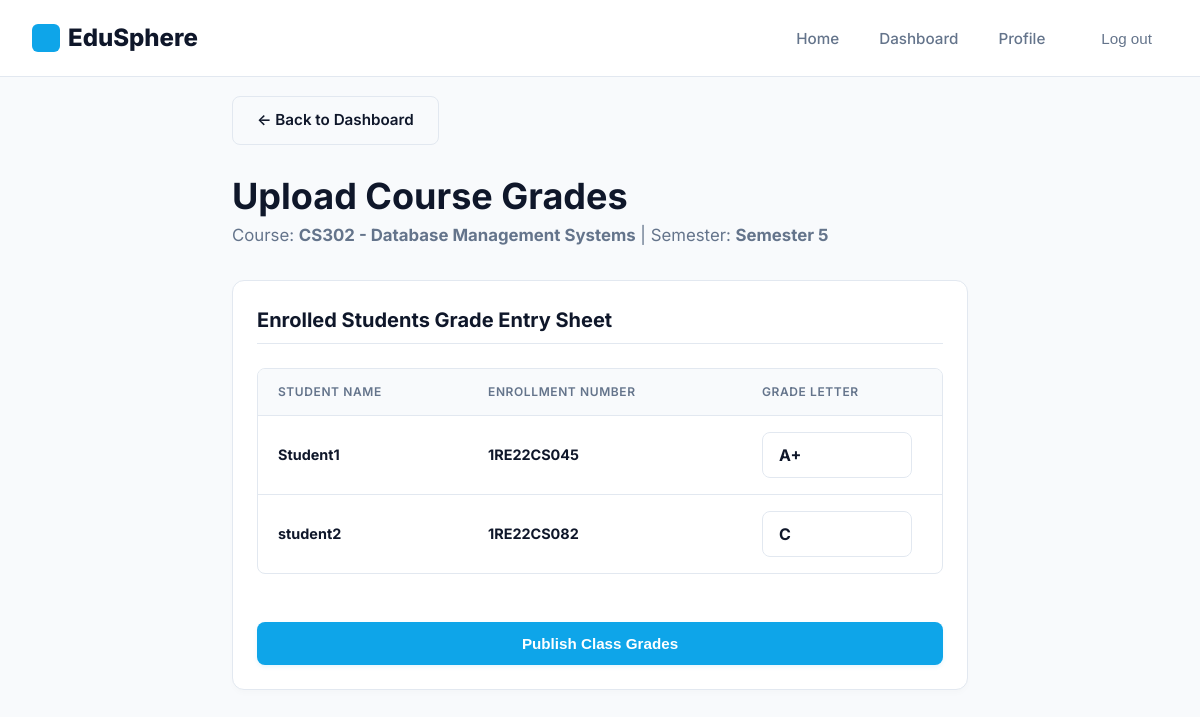
The page /upload-grades/6/ (signed in) on the database its author committed.
### academics/models.py (models this page shows, shortened)
class Course(models.Model):
    name = models.CharField(max_length=100)
    code = models.CharField(max_length=20, unique=True)
    department = models.ForeignKey(Department, on_delete=models.CASCADE, related_name='courses')
    credits = models.IntegerField(default=3)
    semester = models.IntegerField(default=1)
    faculty = models.ForeignKey('users.FacultyProfile', on_delete=models.SET_NULL, blank=True, null=True, related_name='assigned_courses')

class CourseEnrollment(models.Model):
    student = models.ForeignKey('users.StudentProfile', on_delete=models.CASCADE, related_name='enrollments')
    course = models.ForeignKey(Course, on_delete=models.CASCADE, related_name='enrollments')
    semester = models.IntegerField()
    grade = models.CharField(max_length=5, blank=True, null=True)
    attendance_percentage = models.DecimalField(max_digits=5, decimal_places=2, default=100.00)
    class Meta:
        unique_together = ('student', 'course', 'semester')

### users/models.py (models this page shows, shortened)
class StudentProfile(models.Model):
    user = models.OneToOneField(CustomUser, on_delete=models.CASCADE, related_name='student_profile')
    enrollment_number = models.CharField(max_length=50, blank=True, null=True)
    department = models.ForeignKey('academics.Department', on_delete=models.SET_NULL, blank=True, null=True, related_name='students')
    major = models.CharField(max_length=100, blank=True, null=True)
    current_semester = models.IntegerField(default=1)
    graduation_year = models.IntegerField(blank=True, null=True)
    cgpa = models.DecimalField(max_digits=4, decimal_places=2, default=0.00)
    skills = models.ManyToManyField('portfolio.Skill', blank=True, related_name='students')
    github = models.URLField(blank=True, null=True)
    linkedin = models.URLField(blank=True, null=True)
    leetcode = models.URLField(blank=True, null=True)
    codeforces = models.URLField(blank=True, null=True)
    location = models.CharField(max_length=150, blank=True, null=True)

class CustomUser(AbstractUser):
    ROLE_CHOICES = (
        ('student', 'Student'),
        ('faculty', 'Faculty'),
        ('hod', 'HOD'),
        ('placement_officer', 'Placement Officer'),
    )
    role = models.CharField(max_length=20, choices=ROLE_CHOICES, default='student')
    phone_number = models.CharField(max_length=15, blank=True, null=True)
    profile_picture = models.ImageField(upload_to='profile_pics/', blank=True, null=True)

### academics/views.py (the view, shortened to what this page needs)
# urls.py: path('upload-grades/<int:course_id>/', views.upload_grades, name='upload_grades'),
@login_required
def upload_grades(request, course_id):
    course = get_object_or_404(Course, id=course_id)
    can_access = False
    if request.user.role == 'hod':
        if request.user.hod_profile.department == course.department:
            can_access = True
    elif request.user.role == 'faculty':
        if course.faculty == request.user.faculty_profile:
            can_access = True
        else:
            can_access = ClassIncharge.objects.filter(
                faculty=request.user.faculty_profile,
                department=course.department,
                semester=course.semester
            ).exists()
    if not can_access:
        messages.error(request, "Access denied. You are not authorized to upload grades for this course.")
        return redirect('dashboard')
    enrollments = CourseEnrollment.objects.filter(course=course).select_related('student__user')
    context = {
        'course': course,
        'enrollments': enrollments,
    }
    return render(request, 'academics/upload_grades.html', context)

### templates/academics/upload_grades.html (shortened to what this page needs)
{% extends "base.html" %}
{% block content %}
<div class="container" style="padding-top: 6rem; padding-bottom: 4rem; max-width: 800px;">
    <div style="margin-bottom: 2rem;">
        <a href="{% url 'dashboard' %}" class="btn btn-outline" style="margin-bottom: 1.5rem;">&larr; Back to Dashboard</a>
        <h1 style="font-size: 2.25rem; color: var(--secondary);">Upload Course Grades</h1>
        <p style="color: var(--text-muted); font-size: 1.05rem;">
            Course: <strong>{{ course.code }} - {{ course.name }}</strong> | Semester: <strong>Semester {{ course.semester }}</strong>
        </p>
    </div>
    <div class="card">
        <form method="post" action="">
            <h3 style="font-size: 1.25rem; color: var(--secondary); margin-bottom: 1.5rem; border-bottom: 1px solid var(--border); padding-bottom: 0.5rem;">Enrolled Students Grade Entry Sheet</h3>
            <div class="table-responsive">
                <table class="table">
                    <thead>
                        <tr>
                            <th>Student Name</th>
                            <th>Enrollment Number</th>
                            <th style="width: 200px;">Grade Letter</th>
                        </tr>
                    </thead>
                    <tbody>
                        {% if enrollments %}
                            {% for enroll in enrollments %}
                                <tr>
                                    <td>
                                        <strong>{{ enroll.student.user.first_name|default:enroll.student.user.username }}</strong>
                                    </td>
                                    <td><strong>{{ enroll.student.enrollment_number }}</strong></td>
                                    <td>
                                        <input type="text" name="grade_{{ enroll.id }}" class="form-control"
                                            placeholder="e.g. A+, B, C, F"
                                            value="{{ enroll.grade|default_if_none:'' }}"
                                            style="width: 150px; font-weight: 700; text-transform: uppercase;">
                                    </td>
                                </tr>
                            {% endfor %}
                        {% else %}
                            <tr>
                                <td colspan="3" style="text-align: center; color: var(--text-muted); padding: 2rem;">No students enrolled in this course.</td>
                            </tr>
                        {% endif %}
                    </tbody>
                </table>
            </div>
            <button type="submit" class="btn btn-primary" style="width: 100%; margin-top: 1.5rem;">Publish Class Grades</button>
        </form>
    </div>
</div>
{% endblock %}

### static/css/style.css (style rules this page uses)
:root { --primary: #0ea5e9; --primary-light: #e0f2fe; --primary-hover: #0284c7; --primary-dark: #0284c7; --secondary: #0f172a; --surface: #ffffff; --background: #f8fafc; --text-main: #0f172a; --text-muted: #64748b; --border: #e2e8f0; --border-focus: #cbd5e1; --font-sans: 'Inter', system-ui, -apple-system, BlinkMacSystemFont, "Segoe UI", Roboto, sans-serif; --container-padding: 2rem; --transition-smooth: all 0.6s cubic-bezier(0.16, 1, 0.3, 1); --transition-fast: all 0.25s cubic-bezier(0.16, 1, 0.3, 1); }
* { margin: 0; padding: 0; box-sizing: border-box; }
body { font-family: var(--font-sans); background-color: var(--background); color: var(--text-main); line-height: 1.5; -webkit-font-smoothing: antialiased; }
a { text-decoration: none; color: inherit; }
.btn { display: inline-flex; align-items: center; justify-content: center; padding: 0.75rem 1.5rem; border-radius: 8px; font-weight: 600; font-size: 0.95rem; transition: var(--transition-fast); cursor: pointer; border: 1px solid transparent; position: relative; overflow: hidden; z-index: 1; }
.btn-primary { background: var(--primary); color: white; box-shadow: 0 2px 4px rgba(14, 165, 233, 0.1); }
.btn-primary::after { content: ''; position: absolute; top: 0; left: -100%; width: 50%; height: 100%; background: linear-gradient( to right, rgba(255, 255, 255, 0) 0%, rgba(255, 255, 255, 0.3) 50%, rgba(255, 255, 255, 0) 100% ); transform: skewX(-25deg); transition: 0.75s; z-index: -1; }
.btn-outline { background: transparent; border-color: var(--border); color: var(--text-main); }
.btn-outline::after { content: ''; position: absolute; top: 0; left: 0; width: 100%; height: 100%; background: var(--primary-light); transform: scaleX(0); transform-origin: right; transition: transform 0.4s cubic-bezier(0.16, 1, 0.3, 1); z-index: -1; }
.container { max-width: 1400px; margin: 0 auto; padding-left: var(--container-padding); padding-right: var(--container-padding); }
.form-control { width: 100%; padding: 0.75rem 1rem; border: 1px solid var(--border); border-radius: 8px; font-family: inherit; font-size: 1rem; transition: border-color 0.2s, box-shadow 0.2s; background-color: #ffffff; color: var(--text-main); }
.card { background: var(--surface); border: 1px solid var(--border); border-radius: 12px; padding: 1.5rem; box-shadow: 0 4px 6px -1px rgba(0, 0, 0, 0.02); transition: var(--transition-smooth); }
.table-responsive { width: 100%; overflow-x: auto; border: 1px solid var(--border); border-radius: 8px; background: var(--surface); margin-bottom: 1.5rem; }
.table { width: 100%; border-collapse: collapse; text-align: left; font-size: 0.9rem; }
.table th { background: #f8fafc; color: var(--text-muted); font-weight: 600; padding: 0.875rem 1.25rem; border-bottom: 1px solid var(--border); text-transform: uppercase; font-size: 0.75rem; letter-spacing: 0.05em; }
.table td { padding: 1rem 1.25rem; border-bottom: 1px solid var(--border); color: var(--text-main); vertical-align: middle; }
.table tbody tr:last-child td { border-bottom: none; }

### rows shown on the page
Course: code "CS302", name "Database Management Systems", semester "5"
CourseEnrollment: student.user.first_name "Student1", student.enrollment_number "1RE22CS045", grade "A+"
CourseEnrollment: student.user.first_name "student2", student.enrollment_number "1RE22CS082", grade "C"
